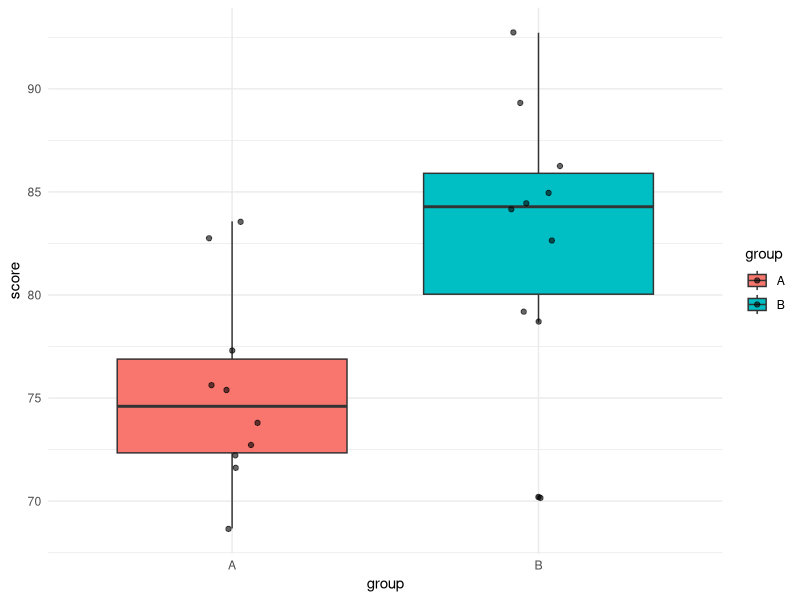

Source code (R):
## ---- chunk 1
#| label: data-summary
#| echo: TRUE
#| message: FALSE

# Create a small dataset
set.seed(123)
data <- data.frame(
  group = rep(c("A", "B"), each = 10),
  score = c(rnorm(10, mean = 75, sd = 5),
            rnorm(10, mean = 82, sd = 6))
)

# Display a quick summary of the data
summary(data$score)
## ---- chunk 2
#| label: model-fit
#| echo: TRUE

# Use the dataset created in the previous chunk
model <- lm(score ~ group, data = data)

# Display regression results
summary(model)
## ---- chunk 3
#| label: visualization
#| echo: FALSE
#| fig-cap: "Distribution of scores by group."

# Reuse the model and data objects created earlier
library(ggplot2)

ggplot(data, aes(x = group, y = score, fill = group)) +
  geom_boxplot() +
  geom_jitter(width = 0.1, alpha = 0.6) +
  theme_minimal()
